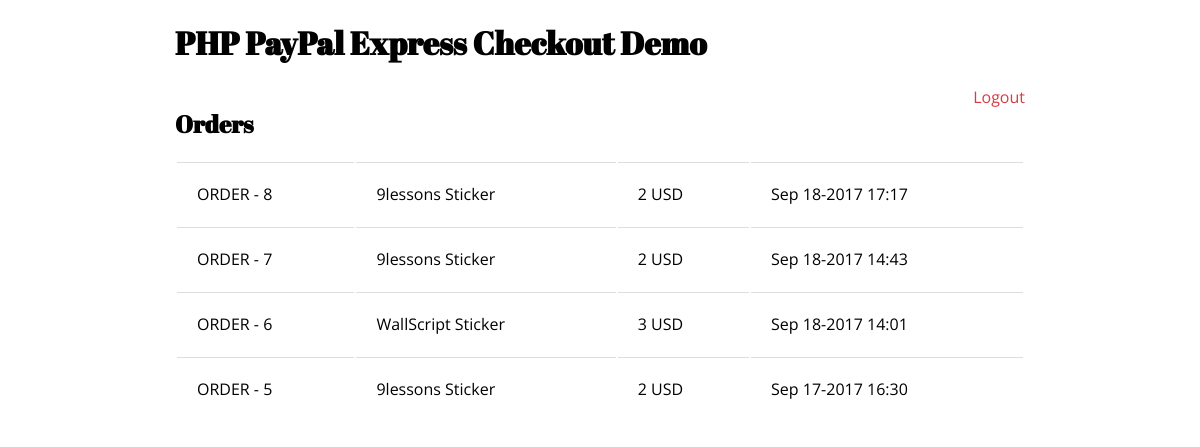
Screenshot of /orders.php (signed in) with the database file from the repository.
### tables this page shows
CREATE TABLE `orders` (
  `oid` int(11) NOT NULL,
  `pid_fk` int(11) DEFAULT NULL,
  `uid_fk` int(11) DEFAULT NULL,
  `payerID` varchar(300) DEFAULT NULL,
  `paymentID` varchar(400) DEFAULT NULL,
  `token` varchar(400) DEFAULT NULL,
  `created` int(11) DEFAULT NULL
);

CREATE TABLE `products` (
  `pid` int(11) NOT NULL,
  `product` varchar(255) DEFAULT NULL,
  `product_img` varchar(100) DEFAULT NULL,
  `price` int(11) DEFAULT NULL,
  `currency` varchar(10) DEFAULT NULL
);

### class/paypalExpress.php (called while the page is built, shortened)
<?php
class paypalExpress
{
    function timeFormat($ts)
    {
    $date = new DateTime("@$ts");
    $finalDate=$date->format('M d-Y H:i');
    return $finalDate;
    }
    public function orders()
    {
        $uid = $_SESSION['session_uid'];
        $db = getDB();
        $stmt = $db->prepare("SELECT P.product, P.price, P.product_img, P.currency, O.created, O.oid  FROM orders O, products P WHERE O.uid_fk =:uid AND P.pid = O.pid_fk ORDER BY O.created DESC");
        $stmt->bindParam("uid", $uid, PDO::PARAM_INT) ;
        $stmt->execute();
        $data = $stmt->fetchAll(PDO::FETCH_OBJ);
        return $data;
    }
}
?>

### orders.php (the view, shortened to what this page needs)
<?php
require 'class/paypalExpress.php';
$paypalExpress = new paypalExpress();
$orders = $paypalExpress->orders();
?>
  <!DOCTYPE html>
  <html lang="en">
  <head>
    <link href="css/main.css" rel="stylesheet">
  </head>
  <body>
    <h1>PHP PayPal Express Checkout Demo</h1>
    <div> <a href="logout.php" class="logout">Logout</a> </div>
    <h2>Orders</h2>
    <?php if($orders) { ?>
    <table>
       <?php foreach($orders as $order){  ?>
        <tr>
          <td>ORDER - <?php echo $order->oid; ?></td>
          <td><?php echo $order->product; ?></td>
          <td><?php echo $order->price.' '.$order->currency; ?></td>
          <td><?php echo $paypalExpress->timeFormat($order->created); ?></td>
        </tr>
        <?php } ?>
    </table>
    <?php }  else { ?>
      <div> No Orders</div>
      <?php } ?>
  </body>
  </html>

### css/main.css (style rules this page uses)
body { margin:0 auto; width: 850px; font-family: 'Open Sans', sans-serif; }
h1 { font-family: 'Abril Fatface', cursive; }
h2 { font-family: 'Abril Fatface', sans-serif; clear:both; margin-top:20px; }
a { text-decoration: none; }
table { width: 100%; }
td { border-top: solid 1px #dedede; padding:20px }
.logout { float:right; color:#d83c42 }

### rows the page displays
orders: oid "8", products.product "9lessons Sticker", products.price "2", products.currency "USD", created "Sep 18-2017 17:17"
orders: oid "7", products.product "9lessons Sticker", products.price "2", products.currency "USD", created "Sep 18-2017 14:43"
orders: oid "6", products.product "WallScript Sticker", products.price "3", products.currency "USD", created "Sep 18-2017 14:01"
orders: oid "5", products.product "9lessons Sticker", products.price "2", products.currency "USD", created "Sep 17-2017 16:30"
